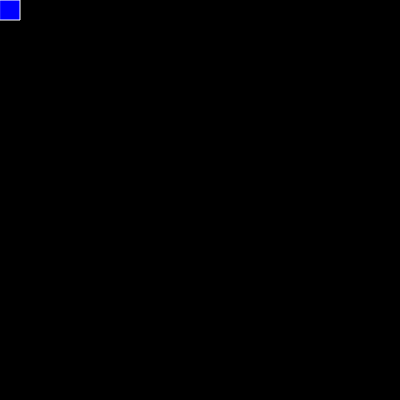
Frame 1 (no input)
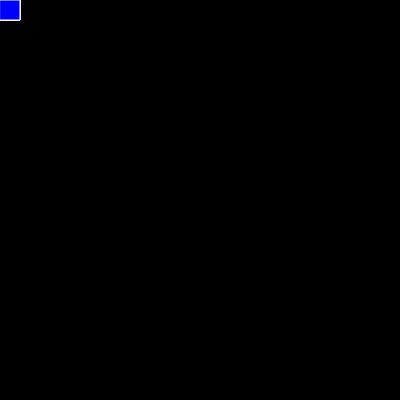
Frame 60 (no input)
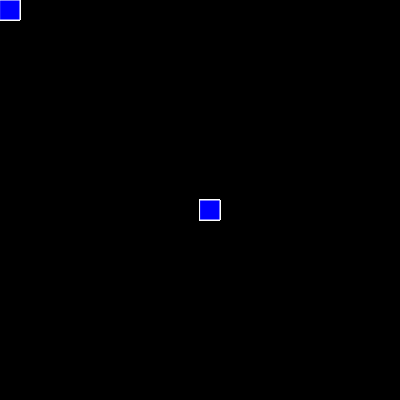
Frame 120 (the mouse pressed at the canvas centre since frame 60)

The p5.js sketch that drew these frames (run headless with seeded random() and noise() and a simulated clock; from frame 60 on, the mouse is pressed at the canvas centre):

// p5.js sketch
// ── sketch.js
function setup() {
    createCanvas(400, 400);
    background("black");
  }
  
  function draw() {
    stroke("")
    fill("blue")
    rect(mouseX,mouseY,20,20);
  }
